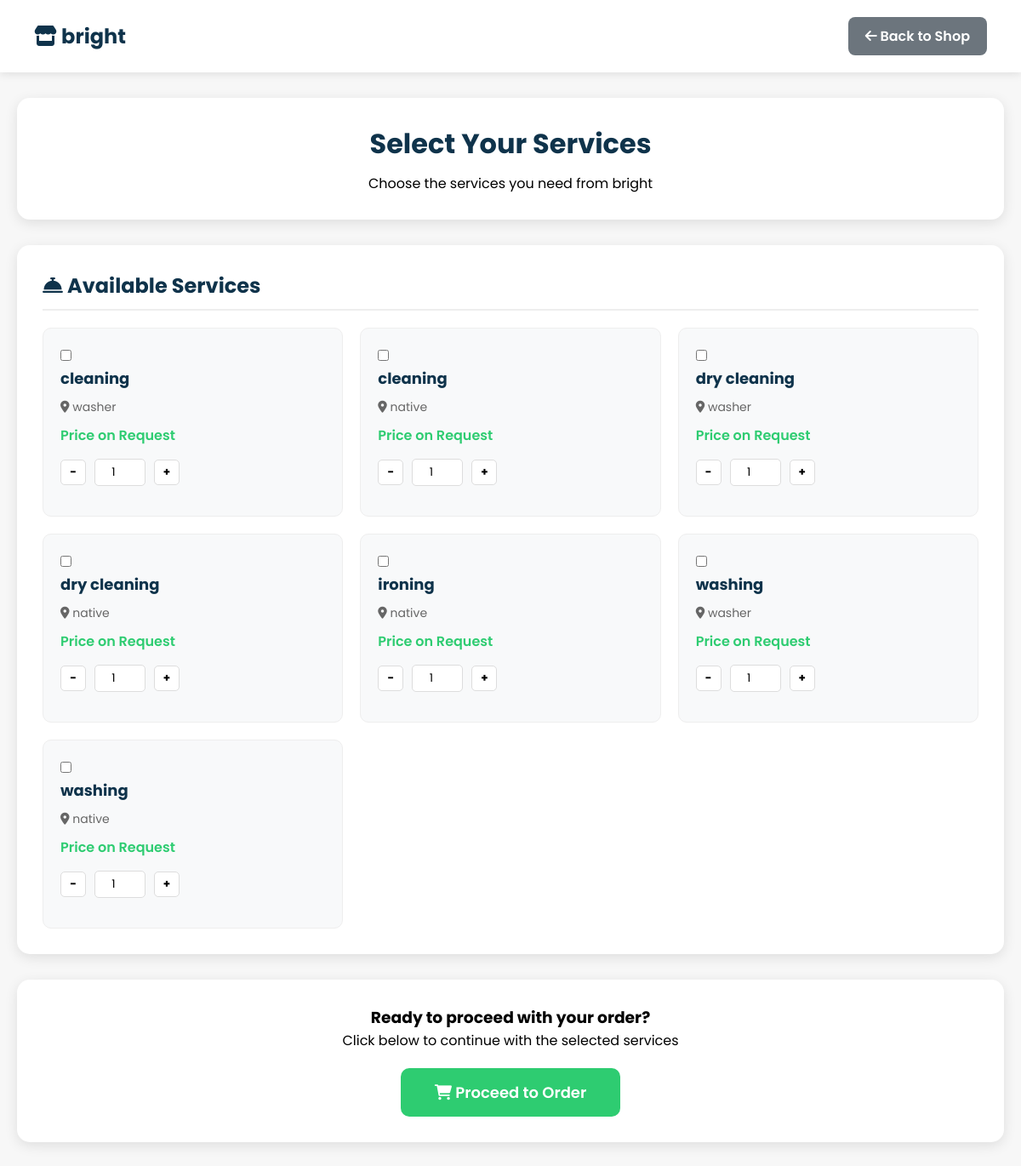
Before: /shop/4/select-services/ (signed in) with the older database file.
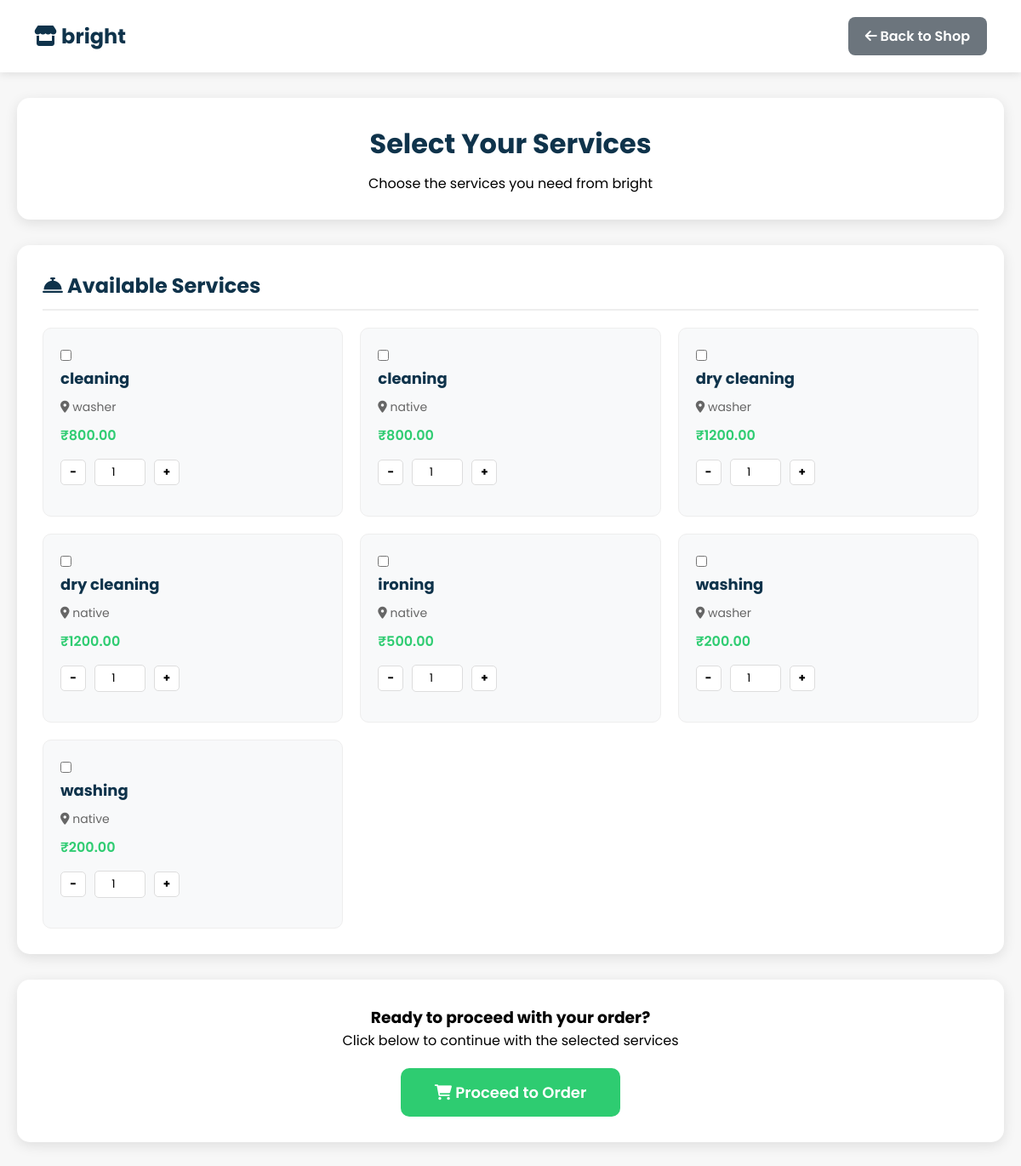
After: the same page with the newer database file.
### shop/models.py (models this page shows, shortened)
class Service(models.Model):
    branch = models.ForeignKey('Branch', on_delete=models.CASCADE, related_name='services')
    name = models.CharField(max_length=120)
    price = models.DecimalField(max_digits=10, decimal_places=2, null=True, blank=True)  # optional
    created_at = models.DateTimeField(auto_now_add=True)
    class Meta:
        unique_together = ('branch', 'name')
        ordering = ['name']

class Branch(models.Model):
    shop = models.ForeignKey(LaundryShop, on_delete=models.CASCADE, related_name='branches')
    name = models.CharField(max_length=150)
    address = models.TextField()
    phone = models.CharField(max_length=50, blank=True, null=True)
    created_at = models.DateTimeField(auto_now_add=True)
    class Meta:
        unique_together = ('shop', 'name')
        ordering = ['name']

### shop/views.py (the view)
# urls.py: path("shop/<int:shop_id>/select-services/", views.select_services, name="select_services"),
@login_required
def select_services(request, shop_id):
    shop = get_object_or_404(LaundryShop, id=shop_id, is_approved=True)
    services = Service.objects.filter(branch__shop=shop).select_related('branch')
    context = {
        'shop': shop,
        'services': services,
    }
    return render(request, 'select_services.html', context)

### shop/templates/select_services.html (shortened to what this page needs)
{% load static %}
<!DOCTYPE html>
<html lang="en">
<head>
    <link rel="stylesheet" href="https://cdnjs.cloudflare.com/ajax/libs/font-awesome/6.0.0-beta3/css/all.min.css">
</head>
<body>
    <div class="header">
        <h1><i class="fas fa-store"></i> {{ shop.name }}</h1>
        <div>
            <a href="{% url 'shop_detail' shop.id %}" class="btn btn-secondary">
                <i class="fas fa-arrow-left"></i> Back to Shop
            </a>
        </div>
    </div>
    <div class="container">
        <div class="shop-header">
            <h1>Select Your Services</h1>
            <p>Choose the services you need from {{ shop.name }}</p>
        </div>
        <div class="section">
            <h2><i class="fas fa-concierge-bell"></i> Available Services</h2>
            {% if services %}
                <form id="service-form" method="post" action="{% url 'create_order' shop.id %}">
                    <div class="services-grid">
                        {% for service in services %}
                            <div class="service-card" data-service-id="{{ service.id }}" data-price="{% if service.price %}{{ service.price }}{% else %}0{% endif %}">
                                <input type="checkbox" id="service-{{ service.id }}" name="selected_services" value="{{ service.id }}" class="service-checkbox" onchange="updateTotal()">
                                <label for="service-{{ service.id }}">
                                    <h4>{{ service.name }}</h4>
                                    <div class="service-branch">
                                        <i class="fas fa-map-marker-alt"></i> {{ service.branch.name }}
                                    </div>
                                    {% if service.price %}
                                        <div class="service-price">₹{{ service.price }}</div>
                                    {% else %}
                                        <div class="service-price">Price on Request</div>
                                    {% endif %}
                                </label>
                                <div class="quantity-selector">
                                    <button type="button" class="quantity-btn" onclick="changeQuantity({{ service.id }}, -1)">-</button>
                                    <input type="number" id="quantity-{{ service.id }}" name="quantity_{{ service.id }}" value="1" min="1" class="quantity-input" readonly onchange="updateTotal()">
                                    <button type="button" class="quantity-btn" onclick="changeQuantity({{ service.id }}, 1)">+</button>
                                </div>
                            </div>
                        {% endfor %}
                    </div>
                </form>
            {% else %}
                <div class="empty-state">
                    <i class="fas fa-concierge-bell"></i>
                    <p>No services available yet</p>
                </div>
            {% endif %}
        </div>
        {% if services %}
            <div class="proceed-section">
                <h3>Ready to proceed with your order?</h3>
                <p>Click below to continue with the selected services</p>
                <a href="#" onclick="submitForm()" class="proceed-btn">
                    <i class="fas fa-shopping-cart"></i> Proceed to Order
                </a>
            </div>
        {% endif %}
    </div>
</body>
</html>

Changed rows visible on the page:
changed Service (number 1 of 7 on the later page): price (not shown) → "800.00"; price "Price on Request" → "₹"
changed Service (number 2 of 7 on the later page): price (not shown) → "800.00"; price "Price on Request" → "₹"
changed Service (number 3 of 7 on the later page): price (not shown) → "1200.00"; price "Price on Request" → "₹"
changed Service (number 4 of 7 on the later page): price (not shown) → "1200.00"; price "Price on Request" → "₹"
changed Service "ironing": price (not shown) → "500.00"; price "Price on Request" → "₹"
changed Service (number 6 of 7 on the later page): price (not shown) → "200.00"; price "Price on Request" → "₹"
changed Service (number 7 of 7 on the later page): price (not shown) → "200.00"; price "Price on Request" → "₹"
